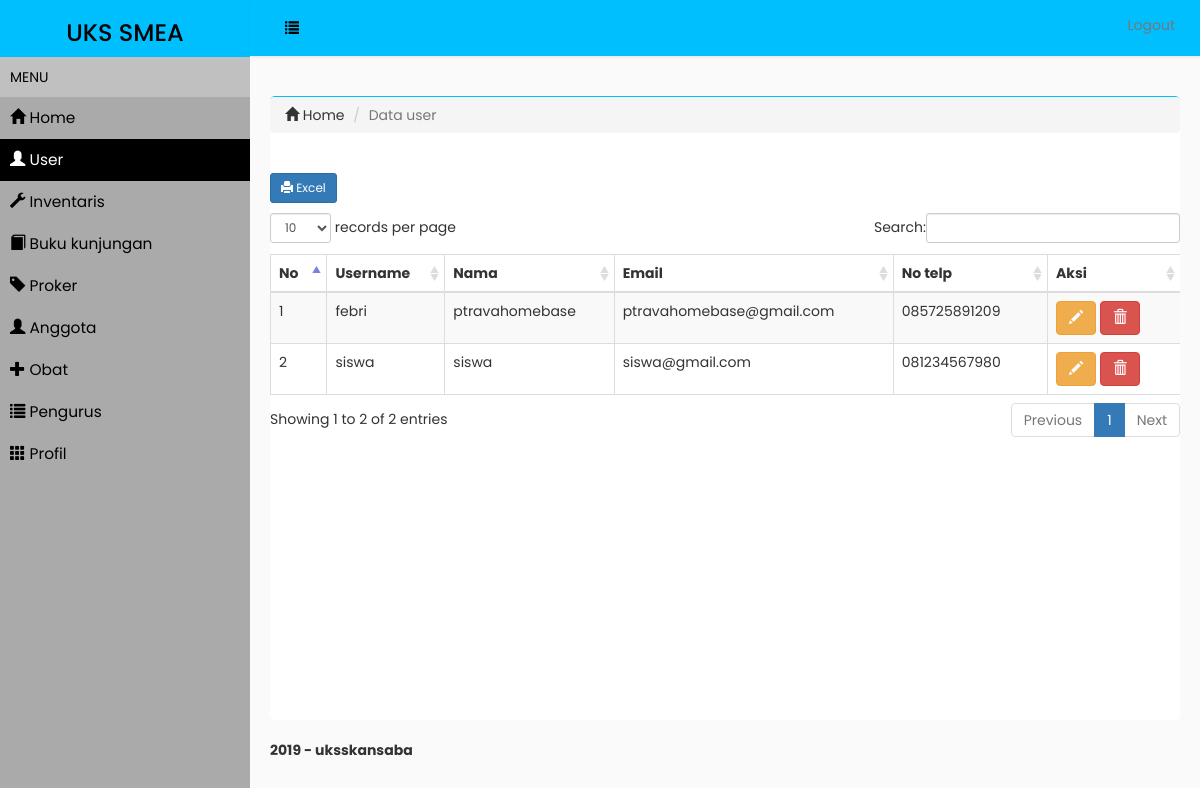
The app's page /index.php/user with its own data.
### tables this page shows
CREATE TABLE `tb_user` (
  `id_user` int(11) NOT NULL,
  `username` varchar(10) NOT NULL,
  `password` varchar(50) NOT NULL,
  `nama_lengkap` varchar(40) NOT NULL,
  `email` varchar(30) NOT NULL,
  `no_telp` varchar(13) NOT NULL,
  `foto` varchar(50) NOT NULL,
  `level` enum('admin','siswa') NOT NULL
);

### application/libraries/Uks.php (called while the page is built, shortened)
<?php
class Uks
{
	protected $rava;
	function __construct()
	{
		$this->rava = &get_instance();
	}
	function administrator($a,$b=null)
	{
		$data['administrator']=$this->rava->load->view($a,$b,true);
		$this->rava->load->view('admin/administrator',$data);
	}
}

### application/controllers/User.php (called while the page is built, shortened)
<?php
class User extends CI_Controller
{
	public function index()
	{
		$data=array(
				'page'		=>"user",
				'user'		=>$this->user_model->user()
		);
		$this->uks->administrator('admin/user',$data);
	}
}

### index.php (called while the page is built, shortened)
<?php
require_once BASEPATH.'core/CodeIgniter.php';

### application/models/User_model.php (called while the page is built, shortened)
<?php
class User_model extends CI_Model
{
	public function user()
	{
		return $this->db->get('tb_user')->result();
	}
}

### application/views/admin/User.php (the view, shortened to what this page needs)
<section class='content-header'>
    <ol class='breadcrumb'>
        <li><a href='<?php echo base_url('administrator')?>'><i class='glyphicon glyphicon-home'></i> Home</a></li>
        <li class='active'>Data user</li>
    </ol>
</section>
<section class='content'>
    <div class='row'>
        <div class='col-xs-12'>
        <div class='box box-primary'>
            <div class='box-header with-border'>
                <h3 class='box-title'>
                <?php echo anchor(site_url('#'), ' <i class="glyphicon glyphicon-print"></i> Excel', 'class="btn btn-primary btn-sm"'); ?>
                </h3>
            </div>
        <div class='box-body table-responsive'>
            <div id="reload">
         <table class="table table-bordered table-striped" id="mytable">
            <thead>
                <tr>
                    <th width="40px">No</th>
                    <th>Username</th>
                    <th>Nama</th>
                    <th>Email</th>
                    <th>No telp</th>
                    <th>Aksi</th>
                </tr>
            </thead>
            <tbody>
                    <?php
                    $no=1;
                    foreach($user as $a){?>
                     <tr>
                         <td><?php echo $no++;?></td>
                         <td><?php echo $a->username;?></td>
                         <td><?php echo $a->nama_lengkap;?></td>
                         <td><?php echo $a->email;?></td>
                         <td><?php echo $a->no_telp;?></td>
                                <td>
                                    <button class="btn btn-warning" title="edit"><i class="glyphicon glyphicon-pencil"></i></button>
                                    <button class="btn btn-danger" title="hapus"><i class="glyphicon glyphicon-trash"></i></button>
                                </td>
                      </tr>
                     <?php }?>
            </tbody>
        </table>
                            </div>
                        </div>
               </div>
        </div>
    </div>
</section>

### assets/css/style3.css (style rules this page uses)
body { font-family: 'Poppins', sans-serif; background: #fafafa; }
a, a:hover, a:focus { color: inherit; text-decoration: none; transition: all 0.3s; }

### records on screen
tb_user: username "febri", nama_lengkap "ptravahomebase", email "ptravahomebase@gmail.com", no_telp "085725891209"
tb_user: username "siswa", nama_lengkap "siswa", email "siswa@gmail.com", no_telp "081234567980"
